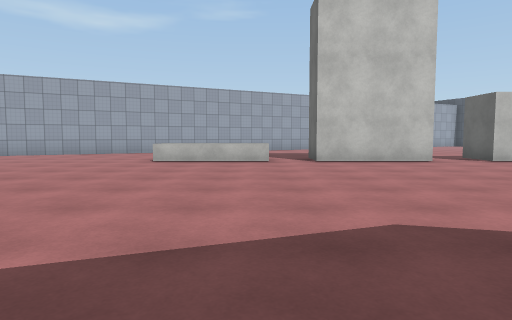
view 1 (above)

24 first-person views from a walk through a Unity game level. The camera is 1.2 m above the floor, tilts 4° down and sees 75° across. The floor is counted in squares, 2 m on a side. Each view is taken from the middle of a square. On the plan, view 1 faces up. The plan holds only what a view shows up to about 10 squares ahead; the rest is blank. The place goes on beyond the plan. The player is left out. Door leaves are left out, so doorways stand open. Surface patterns are stand-ins for the level's own textures.

view 2
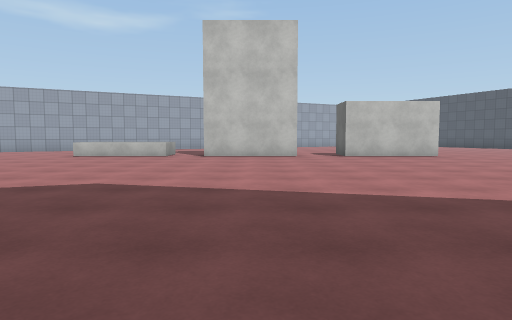

view 3
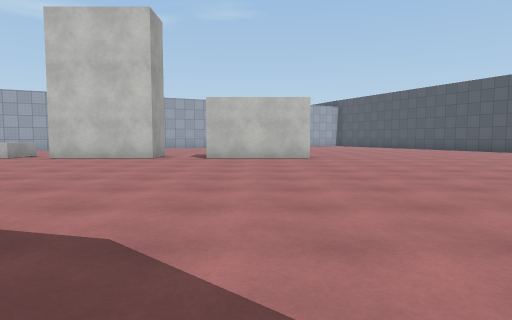

view 4
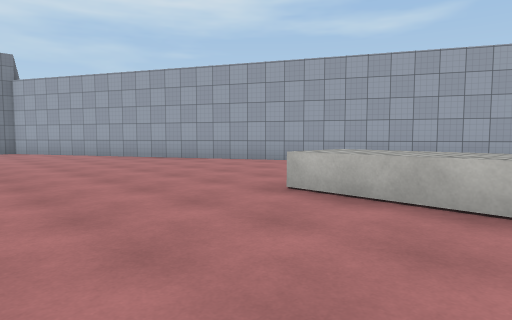

view 5
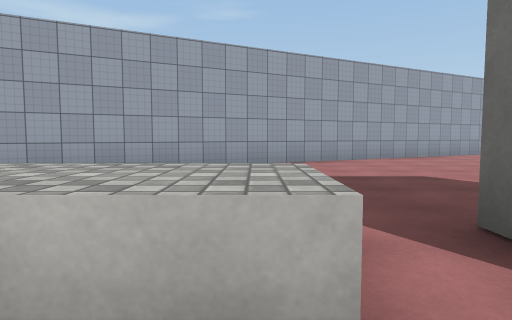

view 6
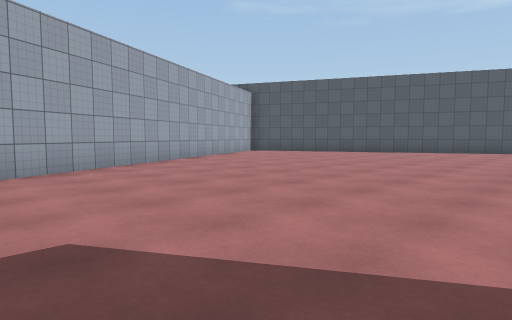

view 7
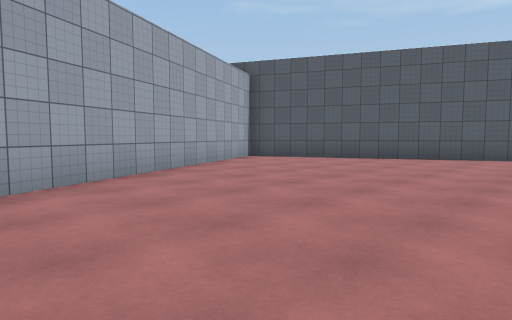

view 8
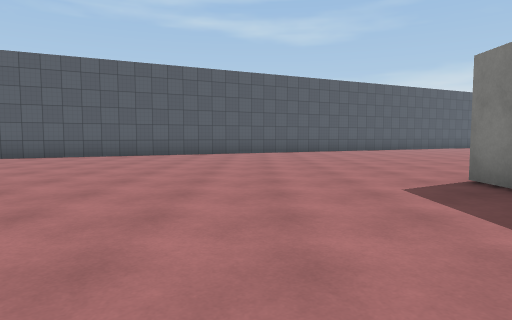

view 9
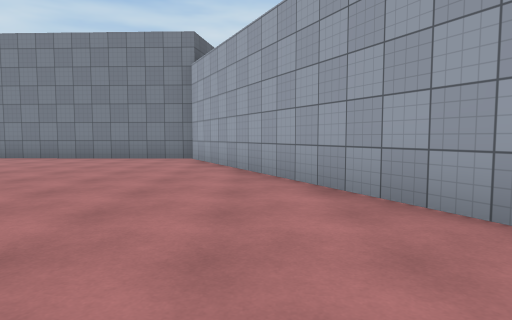

view 10
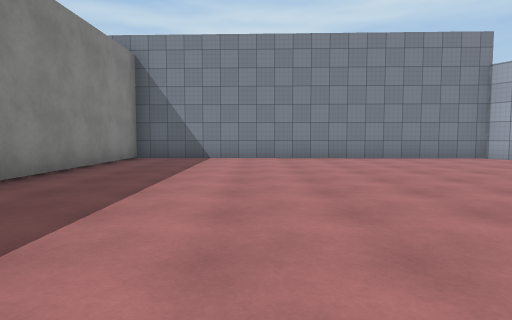

view 11
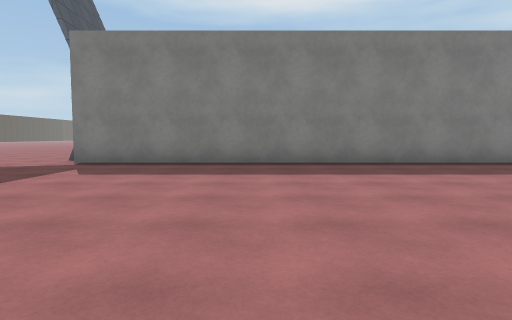

view 12
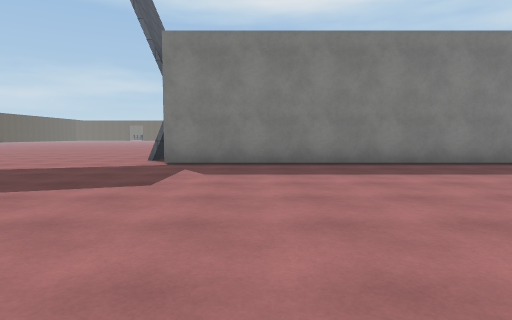

view 13
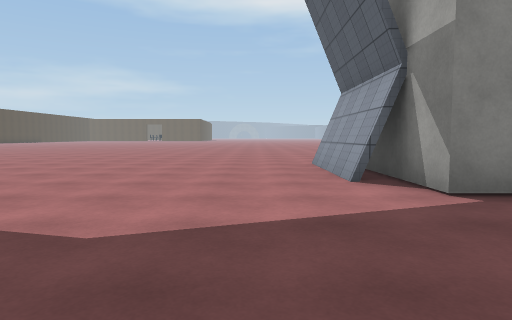

view 14
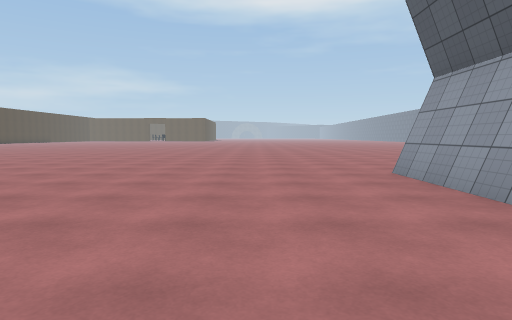

view 15
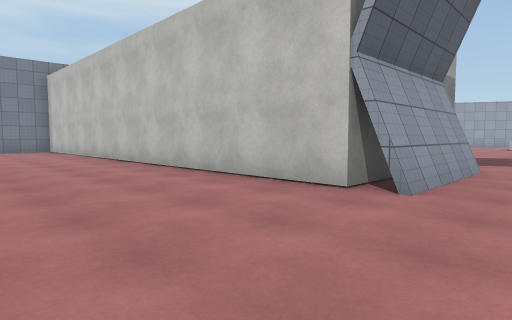

view 16
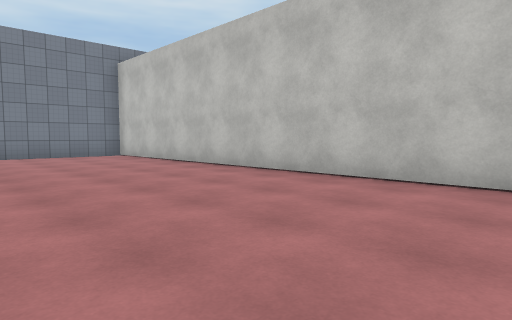

view 17
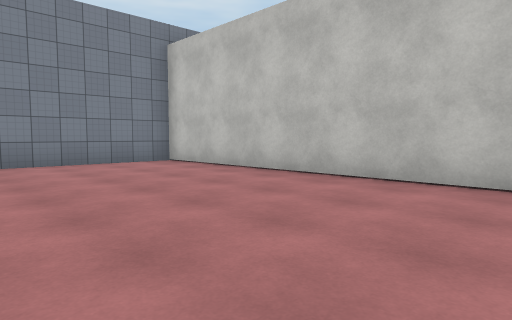

view 18
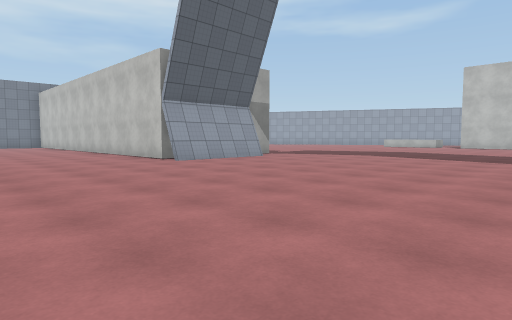

view 19
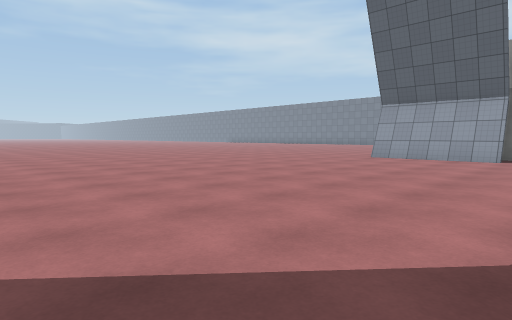

view 20
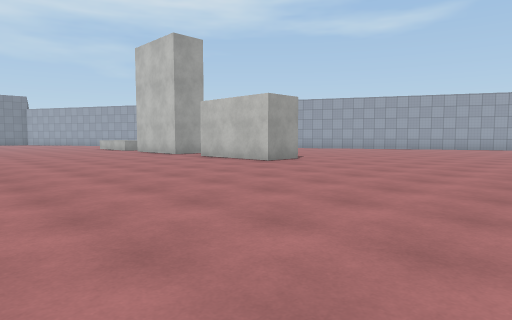

view 21
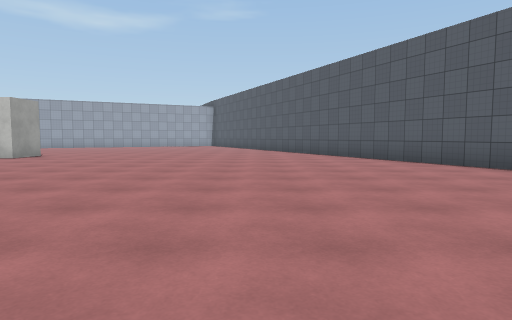

view 22
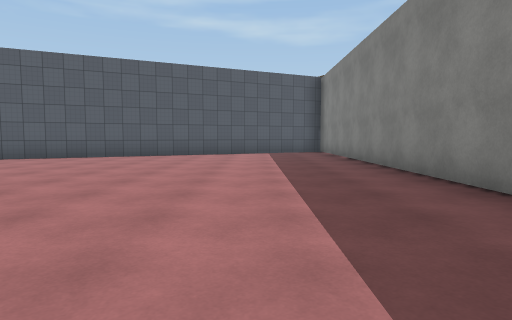

view 23
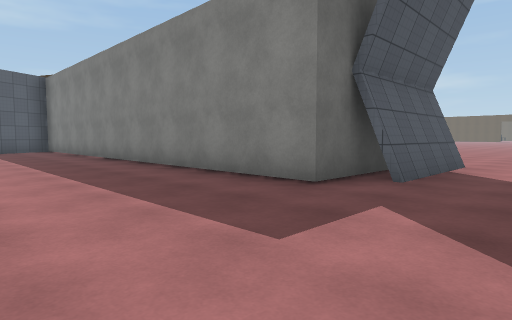

view 24
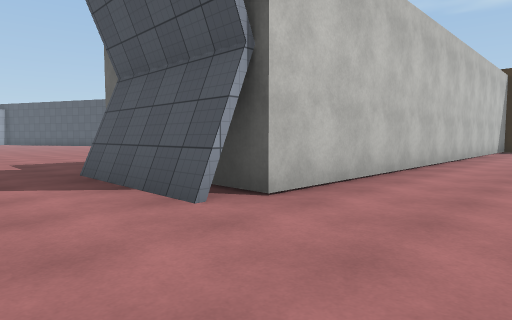

### Floor plan
Points are (right, up) in squares from view 1. A wall is a line through its corners. A room is listed if a view was taken in it or the views show most of it. See-through windows are left out.
Room 1 (views 1, 2, 3, 4, 5, 6, 7, 8, 9, 10, 11, 12, 13, 14, 15, 16, 17, 18, 19, 20, 21, 22, 23, 24)
walls: (4.2, 9.1) (4.2, 8) (1.4, 8) (1.4, 9.2); (-1.4, -3.4) (-1.4, -6.6); (7.6, 9.1) (8.5, 9.1) (8.5, 8) (5.7, 8) (5.7, 9.2); (10.2, -6.5) (9.9, -6.5) (9.9, -3.4) (10.2, -3.4); (20, 4.2) (17.7, 9.1); (15.3, 14.3) (12.9, 19.2); (19.9, -6.7) (10.5, -6.7) (10.5, -2.6) (20.1, -2.6); (9.9, 19.4) (-14.1, 7.2) (-14.4, -2.4) (-2, -2.4) (-2, -6.5) (-14.6, -6.5) (-14.7, -10)
low walls: (0.3, 9) (0.3, 8) (-2.5, 8)

Where each view was taken, in squares from view 1:
view 1: 0 up, 0 right, facing up
view 2: 2 down, 3 right, facing up
view 3: 1 down, 7 right, facing up
view 4: 5 up, 0 right, facing up-left
view 5: 7 up, 0 right, facing up
view 6: 10 up, 2 right, facing up-right
view 7: 13 up, 5 right, facing up-right
view 8: 12 up, 4 right, facing right
view 9: 9 up, 5 left, facing left
view 10: 1 up, 5 left, facing left
view 11: 5 up, 6 left, facing down
view 12: 5 up, 4 left, facing down
view 13: 1 up, 0 right, facing down
view 14: 1 down, 1 right, facing down
view 15: 10 down, 0 right, facing up-left
view 16: 11 down, 4 left, facing up-left
view 17: 11 down, 7 left, facing up-left
view 18: 11 down, 6 right, facing up-left
view 19: 2 down, 8 right, facing down-left
view 20: 2 up, 14 right, facing up-left
view 21: 1 down, 15 right, facing up
view 22: 0 up, 10 right, facing right
view 23: 1 up, 8 right, facing down-right
view 24: 9 down, 8 right, facing up-right
